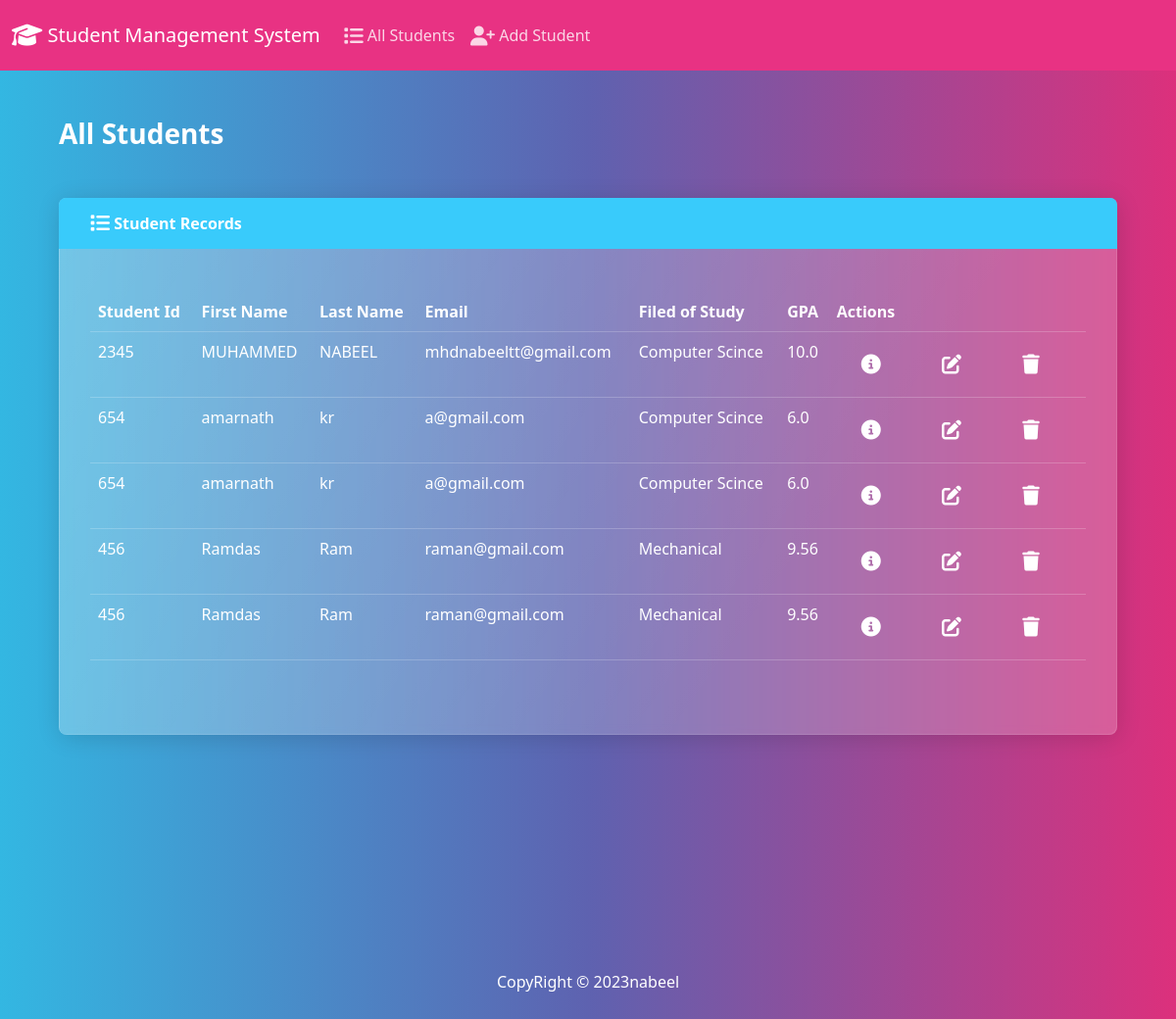
The page / on the database its author committed.
### app/models.py (models this page shows, shortened)
class Student(models.Model):
    student_id = models.PositiveIntegerField()
    first_name = models.CharField(max_length=50)
    last_name = models.CharField(max_length=50)
    email = models.EmailField(max_length=100)
    field_of_study = models.CharField(max_length=50)
    gpa = models.FloatField()

### app/views.py (the view)
# urls.py: path('',views.index, name='index'),
def index(requset):
    return render(requset,'students/index.html',{
        'students': Student.objects.all()
    })

### app/templates/students/index.html (shortened to what this page needs)
{% extends "students/base.html"%}
{% block body %}
<h3 class="m-4">All Students</h3>
<div class="row">
    <div class="col-12">
        {% if students %}
        <div class="card border-info ms-4 me-4 mb-4">
            <div class="card-header">
                <i class="fa-solid fa-list fa-lg"></i> Student Records
            </div>
            <div class="card-body">
              <p class="card-text">
                <div class="table-responsive">
                    <table class="table table-hover">
                        <thead>
                          <tr>
                            <th scope="col">Student Id</th>
                            <th scope="col">First Name</th>
                            <th scope="col">Last Name</th>
                            <th scope="col">Email</th>
                            <th scope="col">Filed of Study</th>
                            <th scope="col">GPA</th>
                            <th scope="col">Actions</th>
                          </tr>
                        </thead>
                        <tbody>
                         {% for student in students %}
                          <tr>
                            <td>{{ student.student_id }}</td>
                            <td>{{ student.first_name }}</td>
                            <td>{{ student.last_name }}</td>
                            <td>{{ student.email }}</td>
                            <td>{{ student.field_of_study }}</td>
                            <td>{{ student.gpa }}</td>
                            <td>
                                <button type="button" class="btn  me-1" href="{url 'view_student' student.id}" data-bs-toggle="modal" data-bs-target="#myModal{{student.id}}">
                                    <i class="fa-solid fa-circle-info fa-lg"></i>
                                </button>
                                  <a class="btn btn me-1" href="{% url 'edit' student.id %}">
                                    <i class="fa-solid fa-pen-to-square fa-lg"></i>
                                  </a>
                                  <button type="button" class="btn btn" data-bs-toggle="modal" data-bs-target="#delete{{student.id}}">
                                    <i class="fa-sharp fa-solid fa-trash fa-lg"></i>
                                  </button>
                            </td>
                          </tr>
                          {% endfor %}
                        </tbody>
                      </table>
                </div>
              </p>
            </div>
        {% else %}
            <h5 class="alert alert-primary ms-4 me-4">No Students Records</h5>
        {% endif %}
          </div>
    </div>
{% endblock %}

### app/templates/students/base.html (shortened to what this page needs)
{%load static%}
<!DOCTYPE html>
<html lang="en">
<head>
    <link rel="stylesheet" href="https://cdnjs.cloudflare.com/ajax/libs/font-awesome/6.4.0/css/all.min.css">
    <link href="{% static 'css/bootstrap.min.css' %}" rel="stylesheet">
</head>
<body>
    <nav class="navbar navbar-expand-lg navbar-dark bg-primary">
        <div class="container-fluid">
          <a class="navbar-brand" href="{% url 'index' %}">
            <i class="fa-solid fa-graduation-cap fa-lg"></i> Student Management System</a>
          <div class="collapse navbar-collapse" id="navbarColor01">
            <ul class="navbar-nav me-auto">
              <li class="nav-item">
                <a class="nav-link" href="{% url 'index' %}">
                    <i class="fa-solid fa-list fa-lg"></i> All Students</a>
              </li>
              <li class="nav-item">
                <a class="nav-link" href="{% url 'add' %}">
                    <i class="fa-solid fa-user-plus fa-lg"></i> Add Student</a>
              </li>
            </ul>
          </div>
        </div>
      </nav>
      <div class="container-fluid">
        {% block body %}
        {% endblock %}
        </div>
      </div><br><br><br><br><br><br><br><br>
      <footer class="mt-auto mb-4">
        <div class="text-center">
            <span>CopyRight &copy; <script>document.write(new Date().getFullYear())</script>nabeel
            </span>
        </div>
      </footer>
</body>
</html>

### rows shown on the page
Student: student_id "2345", first_name "MUHAMMED", last_name "NABEEL", email "mhdnabeeltt@gmail.com", field_of_study "Computer Scince", gpa "10.0"
Student: student_id "654", first_name "amarnath", last_name "kr", email "a@gmail.com", field_of_study "Computer Scince", gpa "6.0"
Student: student_id "654", first_name "amarnath", last_name "kr", email "a@gmail.com", field_of_study "Computer Scince", gpa "6.0"
Student: student_id "456", first_name "Ramdas", last_name "Ram", email "raman@gmail.com", field_of_study "Mechanical", gpa "9.56"
Student: student_id "456", first_name "Ramdas", last_name "Ram", email "raman@gmail.com", field_of_study "Mechanical", gpa "9.56"
